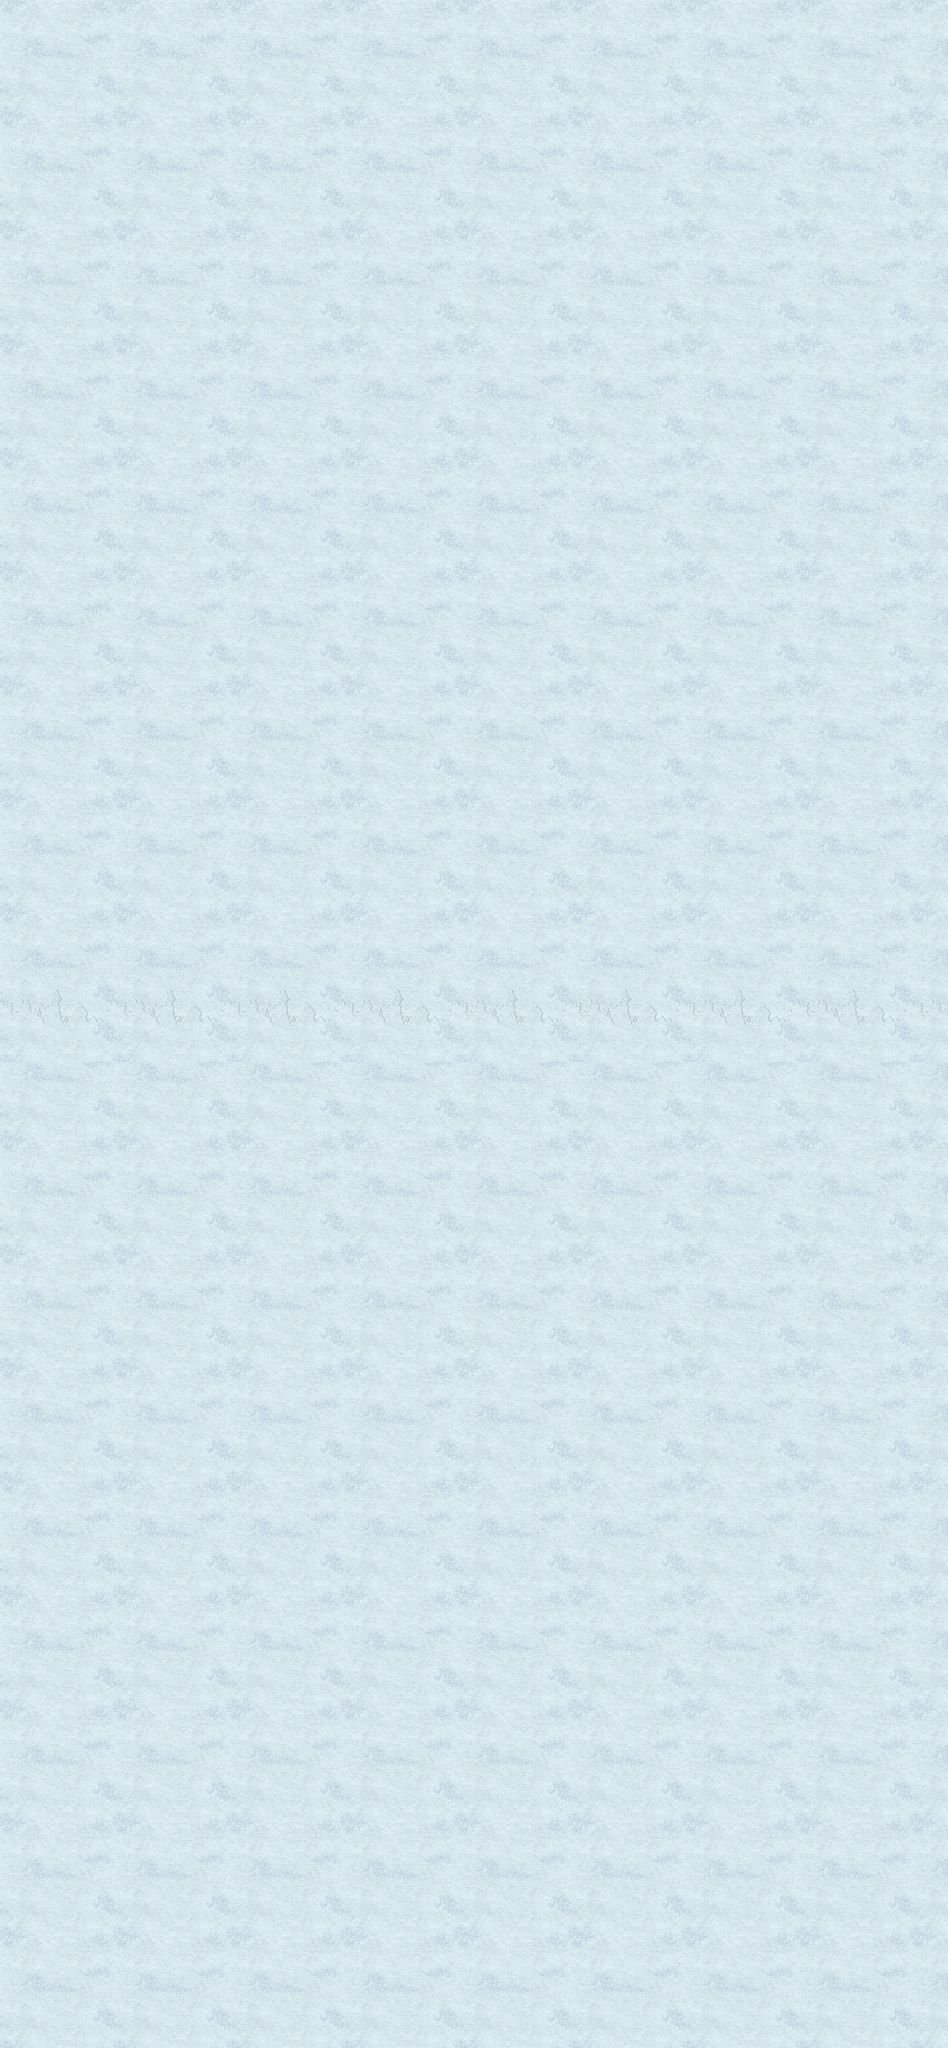

A 2D game scene composited from a Tiled map and its tileset images. What follows is a short description and the map's XML, with each tile layer's data collapsed to a summary:
An orthogonal 25x54 tile map with 160x160 px tiles, 2 tile layers (layer1, layer2).

<map version="1.0" orientation="orthogonal" width="25" height="54" tilewidth="160" tileheight="160">
 <tileset firstgid="1" name="terrain" tilewidth="160" tileheight="160">
  <image source="terrain.png" width="1440" height="1440" />
 </tileset>
 <layer name="layer1" width="25" height="54">
  <data>[1350 cells, 1350 non-empty, 9 distinct tile ids]</data>
 </layer>
 <layer name="layer2" width="25" height="54">
  <data>[1350 cells, 75 non-empty, 9 distinct tile ids]</data>
 </layer>
</map>
